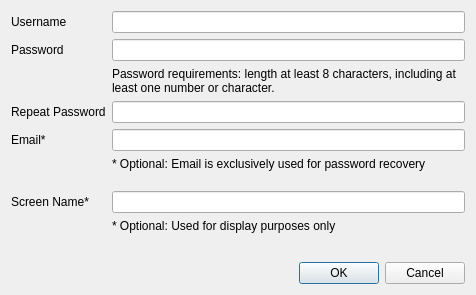
<?xml version="1.0" encoding="UTF-8"?>
<ui version="4.0">
 <class>DMC_ConnectionUserDialog</class>
 <widget class="QDialog" name="DMC_ConnectionUserDialog">
  <property name="geometry">
   <rect>
    <x>0</x>
    <y>0</y>
    <width>476</width>
    <height>295</height>
   </rect>
  </property>
  <property name="windowTitle">
   <string>Dialog</string>
  </property>
  <property name="styleSheet">
   <string notr="true">background-image: url(:/img/data/parchment.jpg);</string>
  </property>
  <layout class="QVBoxLayout" name="verticalLayout">
   <item>
    <layout class="QFormLayout" name="formLayout">
     <item row="0" column="0">
      <widget class="QLabel" name="label">
       <property name="text">
        <string>Username</string>
       </property>
      </widget>
     </item>
     <item row="0" column="1">
      <widget class="QLineEdit" name="edtUsername"/>
     </item>
     <item row="1" column="0">
      <widget class="QLabel" name="label_2">
       <property name="text">
        <string>Password</string>
       </property>
      </widget>
     </item>
     <item row="1" column="1">
      <widget class="QLineEdit" name="edtPassword"/>
     </item>
     <item row="3" column="0">
      <widget class="QLabel" name="label_3">
       <property name="text">
        <string>Repeat Password</string>
       </property>
      </widget>
     </item>
     <item row="3" column="1">
      <widget class="QLineEdit" name="edtRepeat"/>
     </item>
     <item row="4" column="0">
      <widget class="QLabel" name="label_4">
       <property name="text">
        <string>Email*</string>
       </property>
      </widget>
     </item>
     <item row="4" column="1">
      <widget class="QLineEdit" name="edtEmail"/>
     </item>
     <item row="6" column="0">
      <widget class="QLabel" name="label_5">
       <property name="text">
        <string>Screen Name*</string>
       </property>
      </widget>
     </item>
     <item row="6" column="1">
      <widget class="QLineEdit" name="edtScreenName"/>
     </item>
     <item row="5" column="1">
      <widget class="QLabel" name="label_6">
       <property name="text">
        <string>* Optional: Email is exclusively used for password recovery</string>
       </property>
       <property name="alignment">
        <set>Qt::AlignLeading|Qt::AlignLeft|Qt::AlignTop</set>
       </property>
       <property name="wordWrap">
        <bool>true</bool>
       </property>
      </widget>
     </item>
     <item row="7" column="1">
      <widget class="QLabel" name="label_7">
       <property name="text">
        <string>* Optional: Used for display purposes only</string>
       </property>
       <property name="alignment">
        <set>Qt::AlignLeading|Qt::AlignLeft|Qt::AlignTop</set>
       </property>
       <property name="wordWrap">
        <bool>true</bool>
       </property>
      </widget>
     </item>
     <item row="2" column="1">
      <widget class="QLabel" name="label_8">
       <property name="text">
        <string>Password requirements: length at least 8 characters, including at least one number or character.</string>
       </property>
       <property name="alignment">
        <set>Qt::AlignLeading|Qt::AlignLeft|Qt::AlignTop</set>
       </property>
       <property name="wordWrap">
        <bool>true</bool>
       </property>
      </widget>
     </item>
    </layout>
   </item>
   <item>
    <widget class="QDialogButtonBox" name="buttonBox">
     <property name="orientation">
      <enum>Qt::Horizontal</enum>
     </property>
     <property name="standardButtons">
      <set>QDialogButtonBox::Cancel|QDialogButtonBox::Ok</set>
     </property>
    </widget>
   </item>
  </layout>
 </widget>
 <resources/>
 <connections>
  <connection>
   <sender>buttonBox</sender>
   <signal>accepted()</signal>
   <receiver>DMC_ConnectionUserDialog</receiver>
   <slot>accept()</slot>
   <hints>
    <hint type="sourcelabel">
     <x>248</x>
     <y>254</y>
    </hint>
    <hint type="destinationlabel">
     <x>157</x>
     <y>274</y>
    </hint>
   </hints>
  </connection>
  <connection>
   <sender>buttonBox</sender>
   <signal>rejected()</signal>
   <receiver>DMC_ConnectionUserDialog</receiver>
   <slot>reject()</slot>
   <hints>
    <hint type="sourcelabel">
     <x>316</x>
     <y>260</y>
    </hint>
    <hint type="destinationlabel">
     <x>286</x>
     <y>274</y>
    </hint>
   </hints>
  </connection>
 </connections>
</ui>
